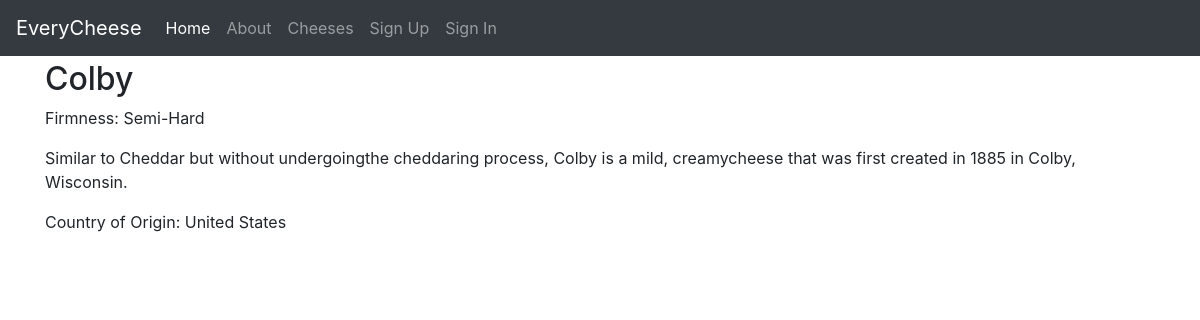
Page /cheeses/colby/ on the committed database.
### everycheese/cheeses/models.py (models this page shows, shortened)
class Cheese(TimeStampedModel):
    class Firmness(models.TextChoices):
        UNSPECIFIED = "unspecified", "Unspecified"
        SOFT = "soft", "Soft"
        SEMI_SOFT = 'semi-soft','Semi-Soft'
        SEMI_HARD = 'semi-hard', 'Semi-Hard'
        HARD = 'hard', 'Hard'
    name = models.CharField("Name of Cheese", max_length=255)
    slug = AutoSlugField("Cheese Address", unique=True, always_update=False, populate_from="name")
    description = models.TextField("Description", blank=True)
    firmness = models.CharField("Firmness", max_length=20,
        choices=Firmness.choices, default=Firmness.UNSPECIFIED)
    country_of_origin = CountryField("Country of Origin", blank=True)
    creator = models.ForeignKey(settings.AUTH_USER_MODEL, null=True, on_delete=models.SET_NULL)

### everycheese/cheeses/views.py (the view)
class CheeseDetailView(DetailView):
    model = Cheese

### everycheese/utils/context_processors.py (called while the page is built)
def settings_context(_request):
    return {"DEBUG": settings.DEBUG}  # explicit

### everycheese/templates/cheeses/cheese_detail.html (shortened to what this page needs)
{% extends "base.html" %}
{% block content %}
<h2>{{ cheese.name }}</h2>
{% if cheese.firmness %}
    <p>Firmness: {{ cheese.get_firmness_display }}</p>
{% endif %}
{% if cheese.description %}
    <p>{{ cheese.description }}</p>
{% endif %}
{% if cheese.country_of_origin %}
    <p>Country of Origin: {{ cheese.country_of_origin.name}}
    </p>
{% endif %}
{% endblock content %}

### rows in the picture
Cheese: name "Colby", firmness "Semi-Hard", description "Similar to Cheddar but without undergoingthe cheddaring process, Colby is a mild, creamycheese that was first created in 1885 in Colby, Wisconsin.", country_of_origin.name "United States"
